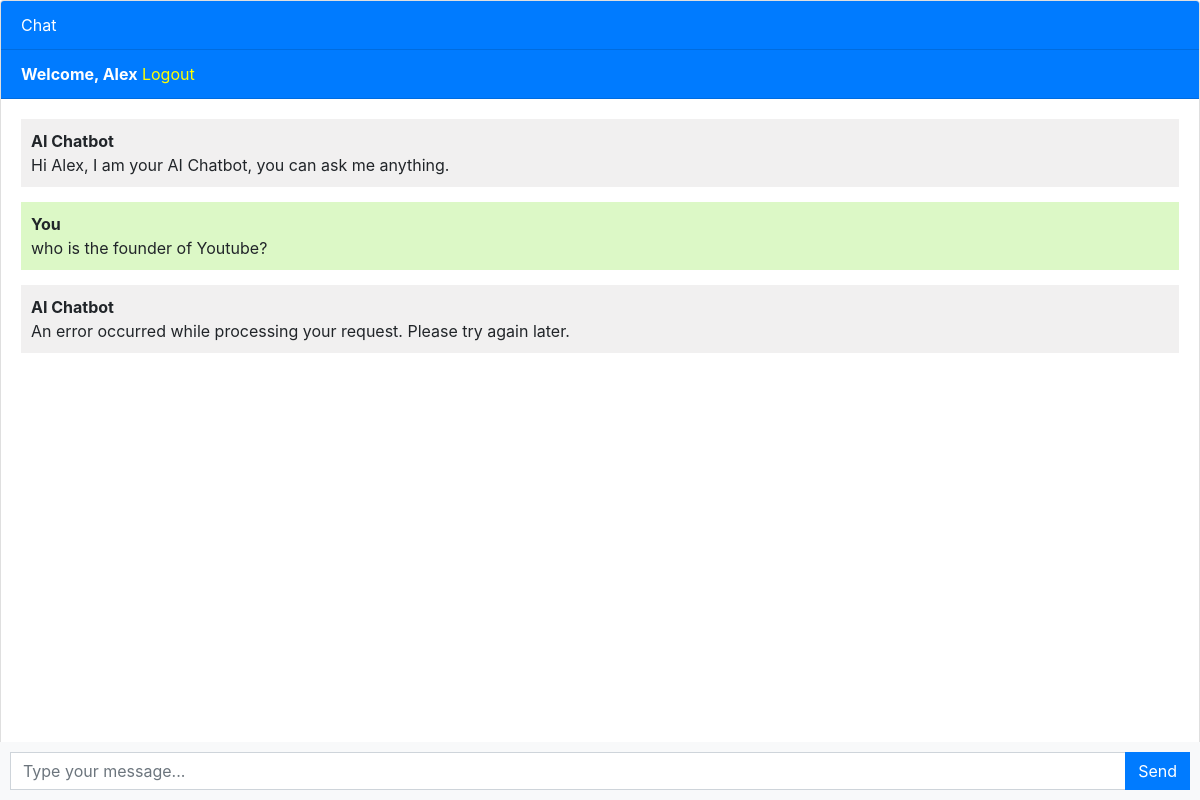
The page / (signed in) on the database its author committed.
### chatgpt/models.py (models this page shows, shortened)
class Chat(models.Model):
    user = models.ForeignKey(User, on_delete=models.CASCADE)
    message = models.TextField()
    response = models.TextField()
    created_at = models.DateTimeField(auto_now_add=True)

### chatgpt/views.py (the view)
# urls.py: path('', include('chatgpt.urls'))
def chatgpt(request):
    chats = Chat.objects.filter(user=request.user)
    if request.method == "POST":
        message = request.POST.get('message')
        response = ask_openai(message)
        chat = Chat (user = request.user, message = message, response = response, created_at = timezone.now())
        chat.save()
        return JsonResponse({'message': message, 'response': response})
    return render(request, 'chatgpt.html', {'chats': chats})

### templates/chatgpt.html (shortened to what this page needs)
{% extends 'base.html' %}
{% block content %}
<div class="chat-container">
  <div class="card flex-grow-1">
    <div class="card-header bg-primary text-white">Chat</div>
    {% if user.is_authenticated %}
    <div class="card-header bg-primary text-white"><b>Welcome, {{user.username}}</b>   <a style="color: yellow;" href="logout">Logout</a></div>
    {% else %}
    <div class="card-header bg-primary text-white"><a style="color: yellow" href="login">Login</a>   <a style="color: yellow;" href="register">Register</a></div>
    {% endif %}
    <div class="card-body messages-box">
      <ul class="list-unstyled messages-list">
        <li class="message received">
          <div class="message-text">
            <div class="message-sender">
              <b>AI Chatbot</b>
            </div>
            <div class="message-content">
              Hi {{user.username}}, I am your AI Chatbot, you can ask me anything.
            </div>
          </div>
        </li>
        {% for chat in chats %}
          {% if chat.user == request.user %}
            <li class="message sent">
          <div class="message-text">
            <div class="message-sender">
              <b>You</b>
            </div>
            <div class="message-content">
              {{chat.message}}
            </div>
          </div>
        </li>
        <li class="message received">
          <div class="message-text">
            <div class="message-sender">
              <b>AI Chatbot</b>
            </div>
            <div class="message-content">
              {{chat.response}}
            </div>
          </div>
        </li>
          {% endif %}
        {% endfor %}
      </ul>
    </div>
    <br><br>
    <br><br>
    <br><br>
  </div>
  <form class="message-form">
    <div class="input-group">
      <input type="text" class="form-control message-input" placeholder="Type your message...">
      <div class="input-group-append">
        <button type="submit" class="btn btn-primary btn-send">Send</button>
      </div>
    </div>
  </form>
</div>
{% endblock %}

### templates/chatgpt.html (style rules this page uses)
body, html { height: 100%; }
.messages-box { flex: 1; overflow-y: auto; }
.messages-list { padding-left: 0; }
.message { margin-bottom: 15px; list-style: none; }
.message-text { padding: 10px; border-radius: 5px; }
.sent { background-color: #dcf8c6; align-self: flex-end; }
.received { background-color: #f1f0f0; align-self: flex-start; }
.message-form { display: flex; position: fixed; bottom: 0; left: 0; right: 0; padding: 10px; background-color: #f8f9fa; }
.message-input { flex: 1; border-radius: 0; border-right: none; }
.btn-send { border-radius: 0; }
.chat-container { height: 100%; display: flex; flex-direction: column; }

### rows shown on the page
Chat: message "who is the founder of Youtube?", response "An error occurred while processing your request. Please try again later."

### other values the page prints
{{ user.username }} "Alex"
